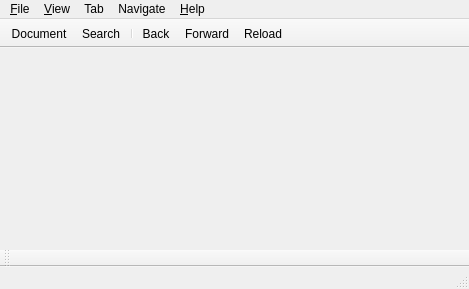
<?xml version="1.0" encoding="UTF-8"?>
<ui version="4.0">
 <class>MainWindow</class>
 <widget class="QMainWindow" name="MainWindow">
  <property name="geometry">
   <rect>
    <x>0</x>
    <y>0</y>
    <width>469</width>
    <height>289</height>
   </rect>
  </property>
  <property name="contextMenuPolicy">
   <enum>Qt::NoContextMenu</enum>
  </property>
  <property name="windowTitle">
   <string>FAQsBrowser</string>
  </property>
  <property name="windowIcon">
   <iconset resource="Resource.qrc">
    <normaloff>:/Images/Question.png</normaloff>:/Images/Question.png</iconset>
  </property>
  <widget class="QWidget" name="centralWidget">
   <layout class="QHBoxLayout" name="horizontalLayout"/>
  </widget>
  <widget class="QMenuBar" name="menuBar">
   <property name="geometry">
    <rect>
     <x>0</x>
     <y>0</y>
     <width>469</width>
     <height>26</height>
    </rect>
   </property>
   <widget class="QMenu" name="menuFile">
    <property name="title">
     <string>&amp;File</string>
    </property>
    <addaction name="actionOptions"/>
    <addaction name="separator"/>
    <addaction name="actionExit"/>
   </widget>
   <widget class="QMenu" name="menuView">
    <property name="title">
     <string>&amp;View</string>
    </property>
    <addaction name="actionDocPage"/>
    <addaction name="actionSearchPage"/>
    <addaction name="separator"/>
    <addaction name="actionZoomIn"/>
    <addaction name="actionZoomOut"/>
    <addaction name="actionResetZoom"/>
    <addaction name="actionZoomTextOnly"/>
    <addaction name="separator"/>
    <addaction name="actionShowSearch"/>
    <addaction name="actionFullScreen"/>
   </widget>
   <widget class="QMenu" name="menuHelp">
    <property name="title">
     <string>&amp;Help</string>
    </property>
    <addaction name="actionAbout"/>
   </widget>
   <widget class="QMenu" name="menuTab">
    <property name="title">
     <string>Tab</string>
    </property>
   </widget>
   <widget class="QMenu" name="menuNavigate">
    <property name="title">
     <string>Navigate</string>
    </property>
    <addaction name="actionBack"/>
    <addaction name="actionForward"/>
   </widget>
   <addaction name="menuFile"/>
   <addaction name="menuView"/>
   <addaction name="menuTab"/>
   <addaction name="menuNavigate"/>
   <addaction name="menuHelp"/>
  </widget>
  <widget class="QToolBar" name="toolBarMain">
   <property name="contextMenuPolicy">
    <enum>Qt::PreventContextMenu</enum>
   </property>
   <property name="windowTitle">
    <string>Main Toolbar</string>
   </property>
   <property name="movable">
    <bool>false</bool>
   </property>
   <property name="allowedAreas">
    <set>Qt::TopToolBarArea</set>
   </property>
   <property name="iconSize">
    <size>
     <width>32</width>
     <height>32</height>
    </size>
   </property>
   <property name="toolButtonStyle">
    <enum>Qt::ToolButtonTextBesideIcon</enum>
   </property>
   <property name="floatable">
    <bool>false</bool>
   </property>
   <attribute name="toolBarArea">
    <enum>TopToolBarArea</enum>
   </attribute>
   <attribute name="toolBarBreak">
    <bool>false</bool>
   </attribute>
   <addaction name="actionDocPage"/>
   <addaction name="actionSearchPage"/>
   <addaction name="separator"/>
   <addaction name="actionBack"/>
   <addaction name="actionForward"/>
   <addaction name="actionReloadStop"/>
  </widget>
  <widget class="QStatusBar" name="statusBar"/>
  <widget class="SearchBar" name="toolBarSearch">
   <property name="windowTitle">
    <string>Search in page</string>
   </property>
   <property name="allowedAreas">
    <set>Qt::BottomToolBarArea</set>
   </property>
   <property name="iconSize">
    <size>
     <width>32</width>
     <height>32</height>
    </size>
   </property>
   <property name="floatable">
    <bool>false</bool>
   </property>
   <attribute name="toolBarArea">
    <enum>BottomToolBarArea</enum>
   </attribute>
   <attribute name="toolBarBreak">
    <bool>false</bool>
   </attribute>
  </widget>
  <action name="actionExit">
   <property name="icon">
    <iconset>
     <normaloff>:/Images/Exit.png</normaloff>:/Images/Exit.png</iconset>
   </property>
   <property name="text">
    <string>E&amp;xit</string>
   </property>
  </action>
  <action name="actionDocPage">
   <property name="icon">
    <iconset resource="Resource.qrc">
     <normaloff>:/Images/Books.png</normaloff>:/Images/Books.png</iconset>
   </property>
   <property name="text">
    <string>&amp;Document</string>
   </property>
  </action>
  <action name="actionSearchPage">
   <property name="icon">
    <iconset resource="Resource.qrc">
     <normaloff>:/Images/Search.png</normaloff>:/Images/Search.png</iconset>
   </property>
   <property name="text">
    <string>&amp;Search</string>
   </property>
  </action>
  <action name="actionOptions">
   <property name="icon">
    <iconset>
     <normaloff>:/Images/Options.png</normaloff>:/Images/Options.png</iconset>
   </property>
   <property name="text">
    <string>&amp;Options</string>
   </property>
  </action>
  <action name="actionAbout">
   <property name="text">
    <string>&amp;About</string>
   </property>
  </action>
  <action name="actionZoomIn">
   <property name="text">
    <string>Zoom In</string>
   </property>
  </action>
  <action name="actionZoomOut">
   <property name="text">
    <string>Zoom Out</string>
   </property>
  </action>
  <action name="actionShowSearch">
   <property name="checkable">
    <bool>true</bool>
   </property>
   <property name="text">
    <string>Show Search Bar</string>
   </property>
   <property name="toolTip">
    <string>Show Search Bar</string>
   </property>
  </action>
  <action name="actionResetZoom">
   <property name="text">
    <string>Reset Zoom</string>
   </property>
   <property name="shortcut">
    <string>Ctrl+0</string>
   </property>
  </action>
  <action name="actionZoomTextOnly">
   <property name="checkable">
    <bool>true</bool>
   </property>
   <property name="text">
    <string>Zoom Text Only</string>
   </property>
  </action>
  <action name="actionFullScreen">
   <property name="checkable">
    <bool>true</bool>
   </property>
   <property name="text">
    <string>Full Screen</string>
   </property>
  </action>
  <action name="actionBack">
   <property name="text">
    <string>Back</string>
   </property>
  </action>
  <action name="actionForward">
   <property name="text">
    <string>Forward</string>
   </property>
  </action>
  <action name="actionReloadStop">
   <property name="text">
    <string>Reload</string>
   </property>
  </action>
 </widget>
 <layoutdefault spacing="6" margin="11"/>
 <customwidgets>
  <customwidget>
   <class>SearchBar</class>
   <extends>QToolBar</extends>
   <header>SearchBar.h</header>
  </customwidget>
 </customwidgets>
 <resources>
  <include location="Resource.qrc"/>
 </resources>
 <connections>
  <connection>
   <sender>actionExit</sender>
   <signal>triggered()</signal>
   <receiver>MainWindow</receiver>
   <slot>close()</slot>
   <hints>
    <hint type="sourcelabel">
     <x>-1</x>
     <y>-1</y>
    </hint>
    <hint type="destinationlabel">
     <x>199</x>
     <y>149</y>
    </hint>
   </hints>
  </connection>
 </connections>
</ui>
